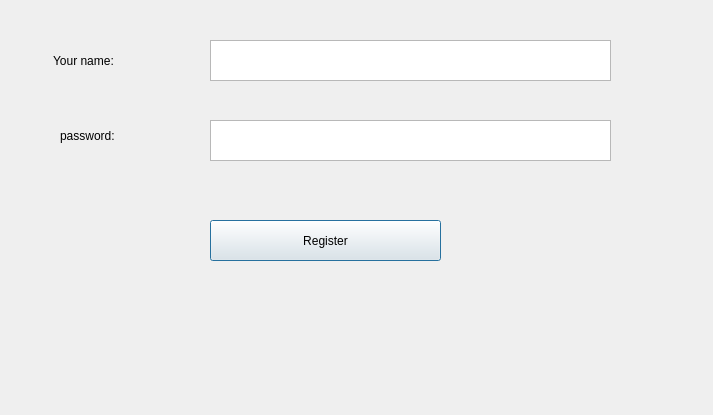
<?xml version="1.0" encoding="UTF-8"?>
<ui version="4.0">
 <class>Dialog</class>
 <widget class="QDialog" name="Dialog">
  <property name="geometry">
   <rect>
    <x>0</x>
    <y>0</y>
    <width>713</width>
    <height>415</height>
   </rect>
  </property>
  <property name="windowTitle">
   <string>Dialog</string>
  </property>
  <widget class="QLabel" name="label">
   <property name="geometry">
    <rect>
     <x>53</x>
     <y>50</y>
     <width>111</width>
     <height>21</height>
    </rect>
   </property>
   <property name="styleSheet">
    <string notr="true">font: 16pt &quot;Arial&quot;;</string>
   </property>
   <property name="text">
    <string>Your name:</string>
   </property>
  </widget>
  <widget class="QTextEdit" name="textEdit">
   <property name="geometry">
    <rect>
     <x>210</x>
     <y>40</y>
     <width>401</width>
     <height>41</height>
    </rect>
   </property>
  </widget>
  <widget class="QLabel" name="label_2">
   <property name="geometry">
    <rect>
     <x>60</x>
     <y>120</y>
     <width>101</width>
     <height>31</height>
    </rect>
   </property>
   <property name="styleSheet">
    <string notr="true">font: 16pt &quot;Arial&quot;;</string>
   </property>
   <property name="text">
    <string>password:</string>
   </property>
  </widget>
  <widget class="QTextEdit" name="textEdit_2">
   <property name="geometry">
    <rect>
     <x>210</x>
     <y>120</y>
     <width>401</width>
     <height>41</height>
    </rect>
   </property>
  </widget>
  <widget class="QPushButton" name="pushButton">
   <property name="geometry">
    <rect>
     <x>210</x>
     <y>220</y>
     <width>231</width>
     <height>41</height>
    </rect>
   </property>
   <property name="styleSheet">
    <string notr="true">font: 16pt &quot;Arial&quot;;</string>
   </property>
   <property name="text">
    <string>Register</string>
   </property>
  </widget>
 </widget>
 <resources/>
 <connections/>
</ui>
